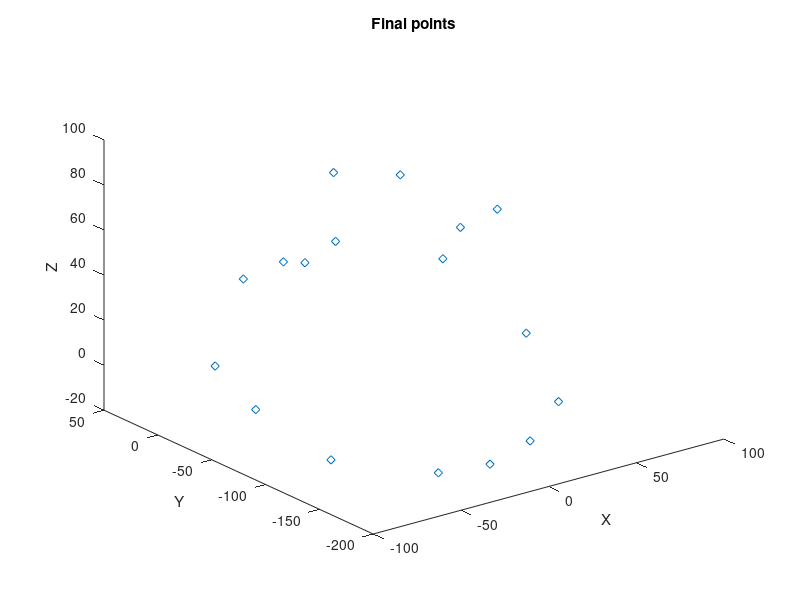

This chart was generated by the following MATLAB code: (Note: this script raises an error after producing the figure.)
addpath('myfuncs/');
addpath('helperfuncs/');
load('shake_6_9.mat');

% MATLAB XYZ convention
final_points = final_points.'
figure;
plot3(final_points(:,1), final_points(:,2), final_points(:,3), 'd');
title('Final points');

xlabel('X');
ylabel('Y');
zlabel('Z');

for i = 1:1:length(final_points)
    text(final_points(i,1), final_points(i,2), final_points(i,3),string(i));
end

Fpz = final_points(1,:);
Fp2 = final_points(12,:);
F8 = final_points(11,:);
T4 = final_points(10,:);
T6 = final_points(9,:);
O2 = final_points(8,:);
Oz = final_points(7,:);
O1 = final_points(6,:);
T5 = final_points(5,:);
T3 = final_points(4,:);
F7 = final_points(3,:);
Fp1 = final_points(2,:);
Fz = final_points(16,:);
Cz = final_points(14,:);
Pz = final_points(17,:);
C4 = final_points(15,:);
C3 = final_points(13,:);

% [ x, y, z ; x, y, z;]


%% P3 spline approximation
%% Find X
%% Extract out the X and Y values of spline points
spline_pts = [T5; Pz; T6];
x_vector = spline_pts(:,1);
z_vector = spline_pts(:,3);
[xxdata, zzdata] = splineplot(x_vector, z_vector);
[P3_XZ,~,~] = interparc(0.25, xxdata, zzdata,'spline');

% Visual XZ spline plot
figure;
plot(P3_XZ(1), P3_XZ(2) ,'d');
hold on;
plot(x_vector, z_vector, 'o');
plot(xxdata, zzdata);

% Find Y & Z
%% Extract out the Y and Z values of spline points
spline_pts2 = [O1; C3; Fp1];
y_spline = spline_pts2(:,2);
z_spline = spline_pts2(:,3);

[xx_fit2, yy_fit2] = splineplot(y_spline, z_spline);
[P3_YZ,~,~] = interparc(0.25, xx_fit2, yy_fit2,'spline');
P3 = [P3_XZ(1) , P3_YZ(1), P3_YZ(2)];

% Visual YZ spline plot
figure;
plot(P3_YZ(1), P3_YZ(2),'d');
hold on;
plot(y_spline, z_spline, 'o');
plot(xx_fit2, yy_fit2);

%% P4 spline approximation
% % Find X
spline_pts = [T5; Pz; T6];
x_vector = spline_pts(:,1);
z_vector = spline_pts(:,3);
[xxdata, zzdata] = splineplot(x_vector, z_vector);
[P4_XZ,~,~] = interparc(0.75, xxdata, zzdata,'spline');

% Visual XZ spline plot
figure;
plot(P4_XZ(1), P4_XZ(2) ,'d');
hold on;
plot(x_vector, z_vector, 'o');
plot(xxdata, zzdata);

% Find Y & Z
spline_pts3 = [O2; C4; Fp2];
y_spline = spline_pts3(:,2);
z_spline = spline_pts3(:,3);
[yy_fit3, zz_fit3] = splineplot(y_spline, z_spline);

[P4_YZ,~,~] = interparc(0.25, yy_fit3, zz_fit3,'spline');
P4 = [P4_XZ(1) , P4_YZ(1), P4_YZ(2)];

% Visual YZ spline plot
figure;
plot(P4_YZ(1), P4_YZ(2),'d');
hold on;
plot(y_spline, z_spline, 'o');
plot(yy_fit3, zz_fit3);

%% F4 spline approximation
% % Find X
spline_pts4 = [F7; Fz; F8];
x_spline = spline_pts4(:,1);
z_spline = spline_pts4(:,3);
[xxdata4, zzdata4] = splineplot(x_spline, z_spline);
[F4_XZ,~,~] = interparc(0.75, xxdata4,zzdata4,'spline'); % F4 is located from the right 

% Visual XZ spline plot
figure;
plot(F4_XZ(1), F4_XZ(2) ,'d'); % the predicted points
hold on;
plot(x_spline, z_spline, 'o'); % the points
plot(xxdata4, zzdata4); % spline

% Find Z Y Coordinate this spline3 is similar to the one used to find ZY of
% P4 however we find at the 75% position
y_spline = spline_pts3(:,2);
z_spline = spline_pts3(:,3);
[yy_fit3, zz_fit3] = splineplot(y_spline, z_spline);

[P4_YZ,~,~] = interparc(0.25, yy_fit3, zz_fit3,'spline');
P4 = [P4_XZ(1) , P4_YZ(1), P4_YZ(2)];

% Visual YZ spline plot
figure;
plot(P4_YZ(1), P4_YZ(2),'d');
hold on;
plot(y_spline, z_spline, 'o');
plot(yy_fit3, zz_fit3);


%% F3 spline approximation
% % Find X same spline approx as F4 to find x position
spline_pts4 = [F7; Fz; F8];
x_spline = spline_pts4(:,1);
z_spline = spline_pts4(:,3);
[xxdata4, zzdata4] = splineplot(x_spline, z_spline);
[F4_XZ,~,~] = interparc(0.25, xxdata4,zzdata4,'spline'); % F3 is located from the right 

% Visual XZ spline plot
figure;
plot(F4_XZ(1), F4_XZ(2) ,'d'); % the predicted points
hold on;
plot(x_spline, z_spline, 'o'); % the points
plot(xxdata4, zzdata4); % spline

% Find Z and Y
spline_pts2 = [O1; C3; Fp1];
y_spline = spline_pts2(:,2);
z_spline = spline_pts2(:,3);

[yy_fit2, zz_fit2] = splineplot(y_spline, z_spline);
[F3_YZ,~,~] = interparc(0.75, yy_fit2, zz_fit2,'spline');
F3 = [F3_YZ(1) , F3_YZ(1), F3_YZ(2)];

hold on;
plot(F3_YZ(1), F3_YZ(2), 'o');


% Fpz_static = static_points(1,:);
% Fp2_static = static_points(9,:);
% F8_static = static_points(18,:);
% T4_static = static_points(15,:);
% T6_static = static_points(5,:);
% O2_static = static_points(3,:);
% Oz_static = static_points(12,:);
% O1_static = static_points(6,:);
% T5_static = static_points(14,:);
% T3_static = static_points(20,:);
% F7_static = static_points(10,:);
% Fp1_static = static_points(21,:);
% Fz_static = static_points(7,:);
% Cz_static = static_points(16,:);
% Pz_static = static_points(11,:);
% C4_static = static_points(19,:);
% C3_static = static_points(17,:);
% 
% F4_static = static_points(4,:);
% 
% F3_static = static_points(2,:);
% 
% P3_static = static_points(8,:);
% 
% P4_static = static_points(13,:);
% 
% 
% Fpz_diff = norm(Fpz -Fpz_static);
% Fp2_diff = norm(Fp2 -Fp2_static);
% F8_diff = norm(F8 - F8_static);
% T4_diff = norm(T4 -T4_static);
% T6_diff = norm(T6 -T6_static);
% O2_diff = norm(O2 -O2_static);
% Oz_diff =norm(Oz -Oz_static);
% O1_diff = norm(O1 -O1_static);
% T5_diff = norm(T5 -T5_static);
% T3_diff = norm(T3 -T3_static);
% F7_diff = norm(F7 -F7_static);
% Fp1_diff = norm(Fp1 -Fp1_static);
% Fz_diff = norm(Fz -Fz_static);
% Cz_diff = norm(Cz -Cz_static);
% Pz_diff = norm(Pz -Pz_static);
% C4_diff = norm(C4 -C4_static);5
% C3_diff = norm(C3 -C3_static);
% 
% F4_diff = norm(F4 - F4_static)
% 
% F3_diff = norm(F3 - F3_static)
% 
% P3_diff = norm(P3 - P3_static)
% 
% P4_diff = norm(P4 - P4_static)

figure;
predicted = [Fpz; Fp2; F8; T4; T6; O2; Oz; O1; T5; T3; F7; Fp1; Fz; Cz; Pz; C4; C3; F4; F3; P3; P4 ];
hold on;
plot3(predicted(:,1), predicted(:,2), predicted(:,3), 'd');
plot3(F4(1), F4(2), F4(3), 'kd');
xlabel('x');
ylabel('y');
zlabel('z');
